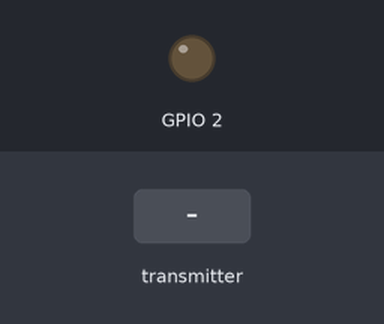
Recording of a sketch running on a simulated ESP32. On the bench: output pins drawn as LEDs (lit = HIGH). Dashed ring = blinking. Inputs (shaded band) come from the test bench. What the sketch prints to the serial monitor is not drawn.

Above: at 1.2 s.
1.3 s: the transmitter starts sending type = 1
At 1.6 s:
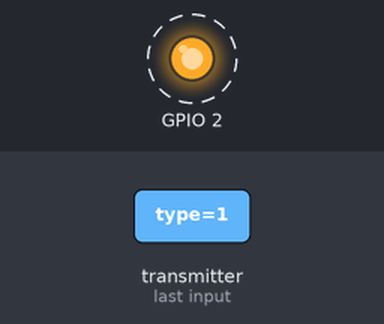
5.5 s: the transmitter starts sending id = 0
12.5 s: the transmitter starts sending type = 0
At 13.2 s:
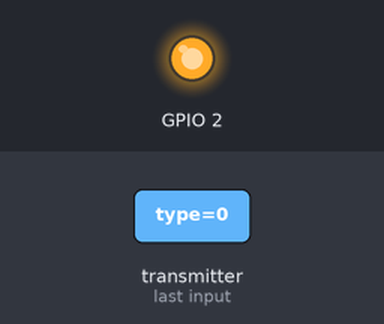
Timing chart, 0 to 15.5 s (numbered marks = the images above; inputs shaded):
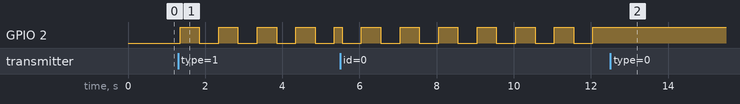

Measured:
- after the input at 1.3 s, GPIO 2: alternates HIGH for 0.50 s and LOW for 0.50 s, starting after 0.05 s
- after the input at 12.5 s, GPIO 2: stops changing and stays HIGH

The sketch:

controller.ino
```cpp
#include <ESP32Servo.h>
#include "puzzlelib.h"

uint8_t macs[6*16] = {};
char names[5*16] = {};
int next_id = 0;

int com_state = 0;
typedef enum {
  COM_SET_STATE,
  COM_LOGIN,
  COM_PLAY_SOUND,
  COM_RESET,
} com_message_type;

typedef struct {
  uint8_t id;
  uint32_t type;
  uint32_t data;
} com_message;

void init_peripheral(const uint8_t* mac, const puzzle_message* message) {
  esp_now_peer_info_t peerInfo = {};
  memcpy(peerInfo.peer_addr, mac, 6);
  peerInfo.channel = 0;
  peerInfo.encrypt = false;
  if (esp_now_add_peer(&peerInfo) != ESP_OK) {
    //Serial.println("Failed to add peer");
  }

  com_message computer = { .id = next_id, .type = COM_LOGIN, .data = message->data};
  Serial.write((char*) &computer, sizeof(computer));

  digitalWrite(2, !digitalRead(2));

  strncpy(names+5*next_id, (char*) &message->data, 5);
  memcpy(macs+6*next_id, mac, 6);
  puzzle_message sendable = {.id = -1, .code = LOGIN, .data = next_id++};
  esp_now_send(mac, (uint8_t *) &sendable, sizeof(sendable));
}

void send_com_state_message(int id, uint32_t data) {
  com_message computer = { .id = id, .type = COM_LOGIN, .data = data};
  Serial.write((char*) &computer, sizeof(computer));
}

void send_com_sound_message(int id, uint32_t data) {
  com_message computer = { .id = id, .type = COM_PLAY_SOUND, .data = data};
  Serial.write((char*) &computer, sizeof(computer));
}

void send_state_message(int id, const puzzle_message* message) {
  esp_now_send(macs+6*id, (uint8_t*) message, sizeof(puzzle_message));
}

void recv_message(const uint8_t* mac, const uint8_t *data, int data_len) {
  if (data_len != sizeof(puzzle_message)) return;

  const puzzle_message* message = (puzzle_message*) data;
  switch (message->code) {
      case LOGIN:
          init_peripheral(mac, message);
          break;
      case SET_STATE:
          send_com_state_message(message->id, message->data);
          break;
      case PLAY_SOUND:
          send_com_sound_message(message->id, message->data);
          break;
  }
}

void setup() {
  Serial.begin(9600);
  pinMode(2, OUTPUT);
  controller_init(recv_message);
}

void loop() {
  delay(10);
  com_message message = { 0, COM_LOGIN, 0};

  puzzle_message sendable = {.id = 0, .code = SET_STATE, .data = 0};
  delay(1000);
  if (com_state) {
    if (Serial.available()) {
      Serial.readBytes((char*) &message, sizeof(com_message));
      puzzle_message sendable = {.id = message.id, .code = LOGIN, .data = message.data};
      switch (message.type) {
        case COM_SET_STATE:
          sendable.code = SET_STATE;
          send_state_message(message.id, &sendable);
          break;
        case COM_RESET:
          next_id = 0;
          break;
      }
    }
  } else {
    if (Serial.available()) {
      Serial.readBytes((char*) &message, sizeof(com_message));
      com_state = 1;
    }
  }
}
```
